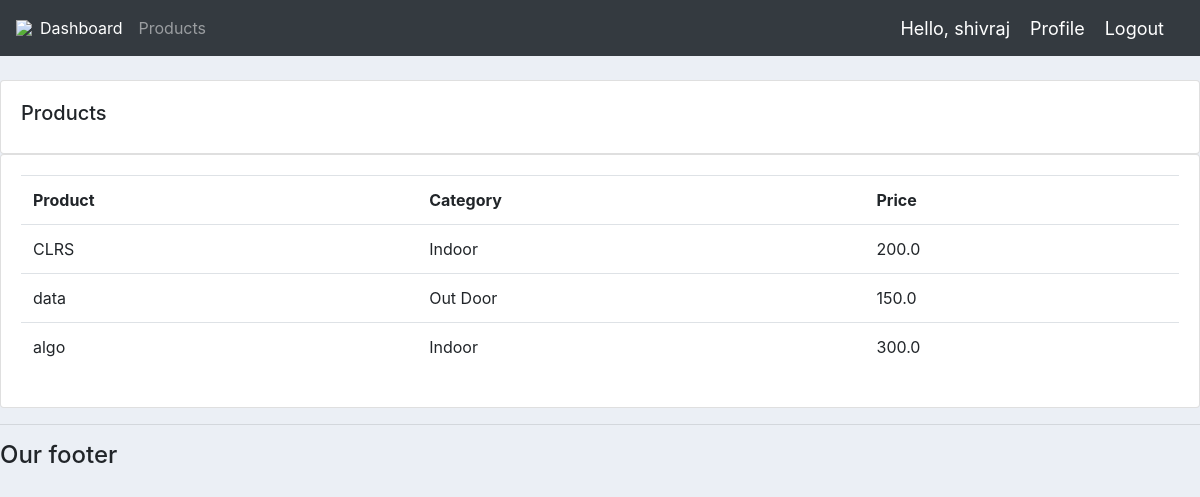
Screenshot of /products/ (signed in) with the database file from the repository.
### accounts/models.py (models this page shows, shortened)
class Product(models.Model):
    CATEGORY = (
        ('Indoor' , 'Indoor'),
        ('Out Door' , 'Out Door')
    )
    name = models.CharField(max_length=200, null = True)
    price = models.FloatField(null = True)
    category = models.CharField(max_length=200, null = True , choices = CATEGORY)
    description = models.CharField(max_length=200, null = True,blank = True)
    date_created = models.DateTimeField(auto_now_add = True, null = True)
    tags = models.ManyToManyField(Tag)

### accounts/decorators.py (the view)
        def wrapper_func(request, *args, **kwargs):
            group = None
            if request.user.groups.exists():
                group = request.user.groups.all()[0].name
            if group in allowed_roles:
                return view_func(request, *args, **kwargs)
            else:
                return HttpResponse('You are not authorized to view this page')

### accounts/views.py (called while the page is built)
@login_required(login_url='login')
@allowed_users(allowed_roles=['admin', 'customer'])
def products(request):
    products = Product.objects.all()
    return render(request, 'accounts/products.html', {'products': products})

### accounts/templates/accounts/products.html
{% extends 'accounts/main.html' %}
{% block content %}
<br>
		<div class="row">
			<div class="col-md">
				<div class="card card-body">
					<h5>Products</h5>
				</div>
				<div class="card card-body">
					<table class="table">
						<tr>
							<th>Product</th>
							<th>Category</th>
							<th>Price</th>
						</tr>
                        {% for i in products %}
                        <tr>
                            <td>{{ i.name }}</td>
                            <td>{{ i.category }}</td>
                            <td>{{ i.price }}</td>
                        </tr>
                        {% endfor %}
					</table>
				</div>
			</div>
		</div>
{% endblock %}

### accounts/templates/accounts/navbar.html (shortened to what this page needs)
{% load static %}
<nav class="navbar navbar-expand-lg navbar-dark bg-dark">
    <img src = " {% static '/images/logo.png'%}">
    <div class="collapse navbar-collapse" id="navbarNav">
      <ul class="navbar-nav">
        {%  if request.user.is_staff %}
        <li class="nav-item active">
          <a class="nav-link" href="{% url 'home' %}">Dashboard </a>
        </li>
        <li class="nav-item">
          <a class="nav-link" href="{% url 'products' %}">Products</a>
        </li>
        {% else %}
        <li class="nav-item">
          <a class="nav-link" href="{% url 'products' %}">Products</a>
        </li>
        {% endif %}
      </ul>
    </div>
    <span class = "hello-msg">Hello, {{ request.user }} </span>
    <span><a class = "hello-msg" href="{% url 'account' %}">Profile </a></span>
    <span><a class = "hello-msg" href="{% url 'logout' %}">Logout </a></span>
  </nav>

### static/css/main.css (style rules this page uses)
body { background-color: #ebeff5; }

### accounts/templates/accounts/navbar.html (style rules this page uses)
.hello-msg { font-size: 18px; color: #fff; margin-right: 20px; }

### rows the page displays
Product: name "CLRS", category "Indoor", price "200.0"
Product: name "data", category "Out Door", price "150.0"
Product: name "algo", category "Indoor", price "300.0"

### other values shown
{{ request.user }} "shivraj"
